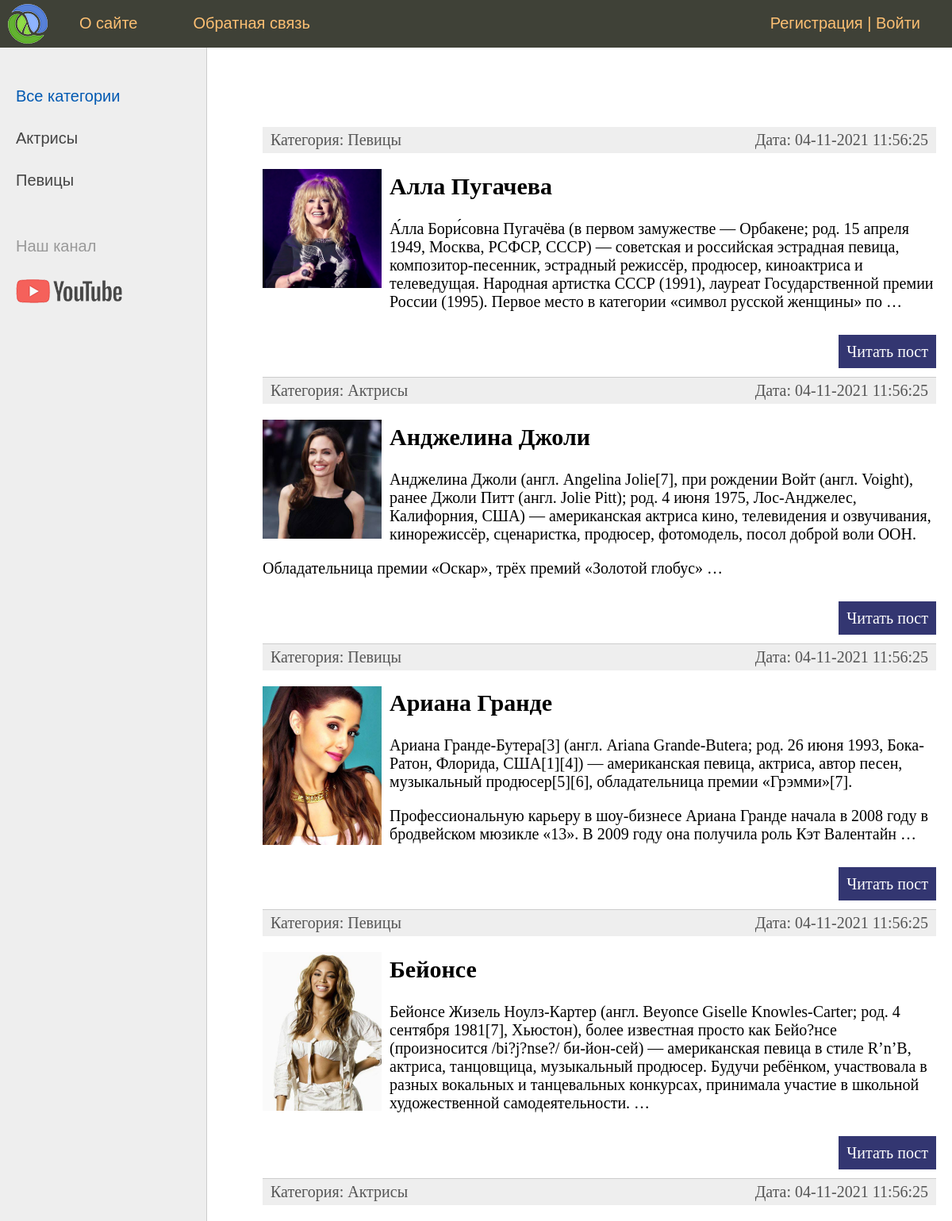
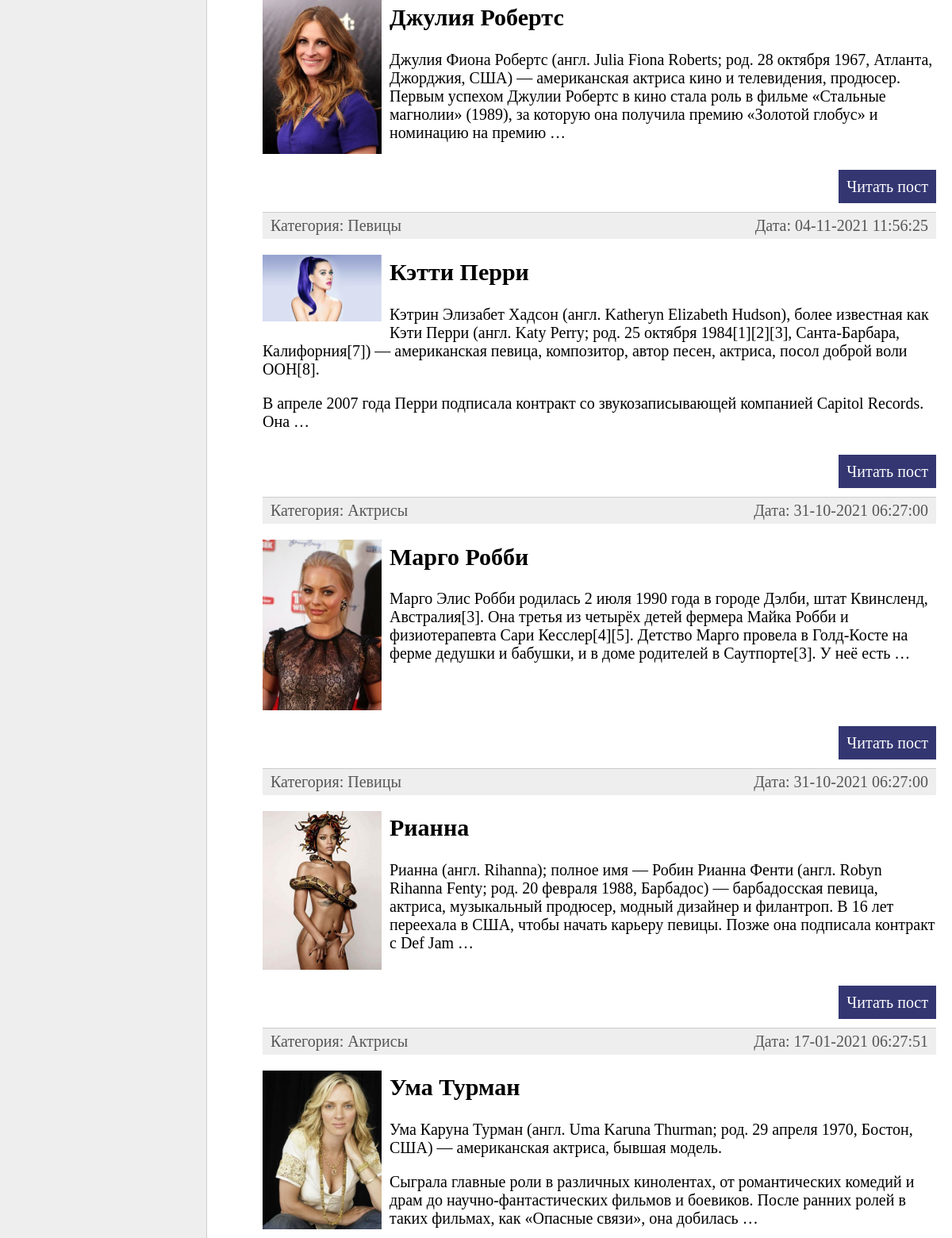
The app's page / (upper part), older data (2 pictures, top to bottom).
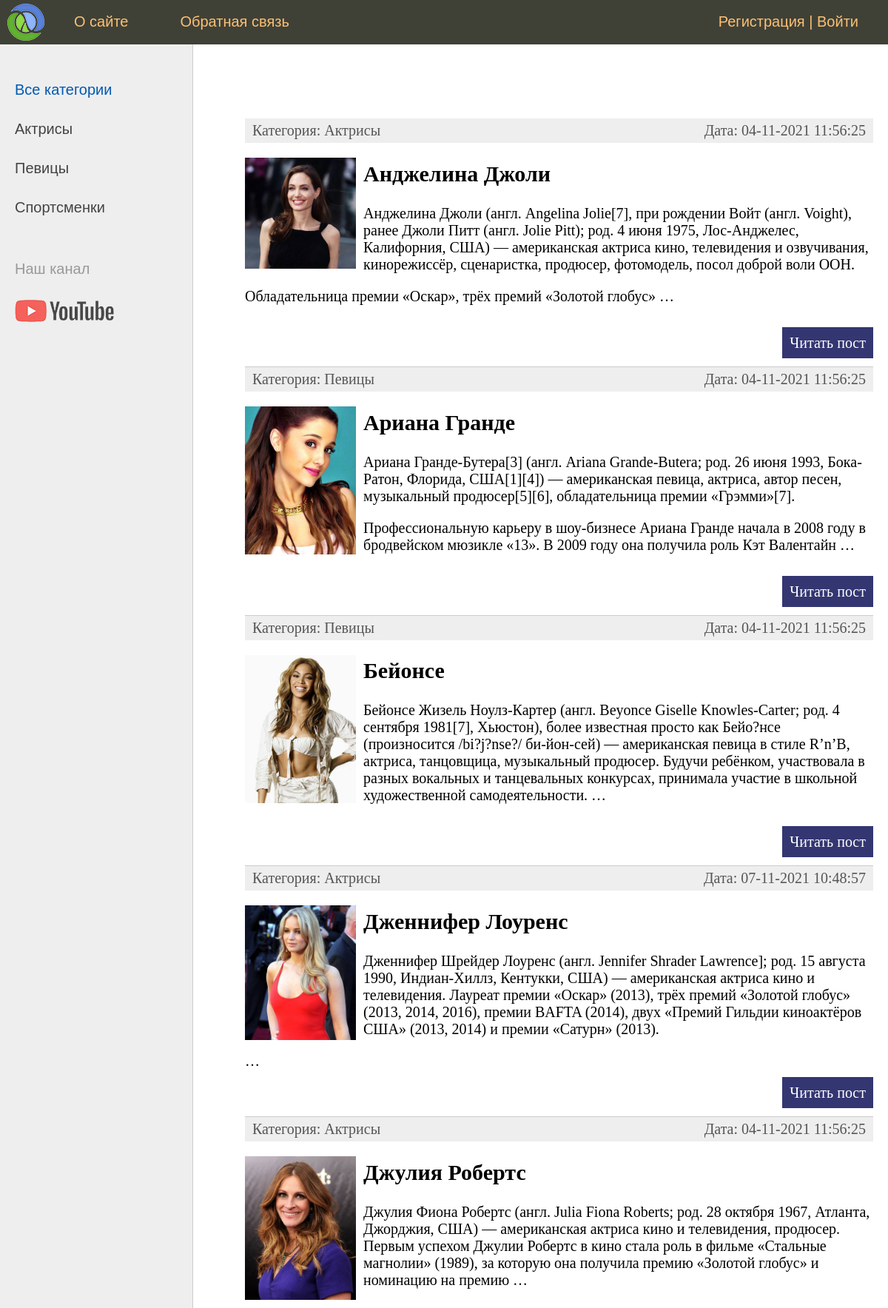
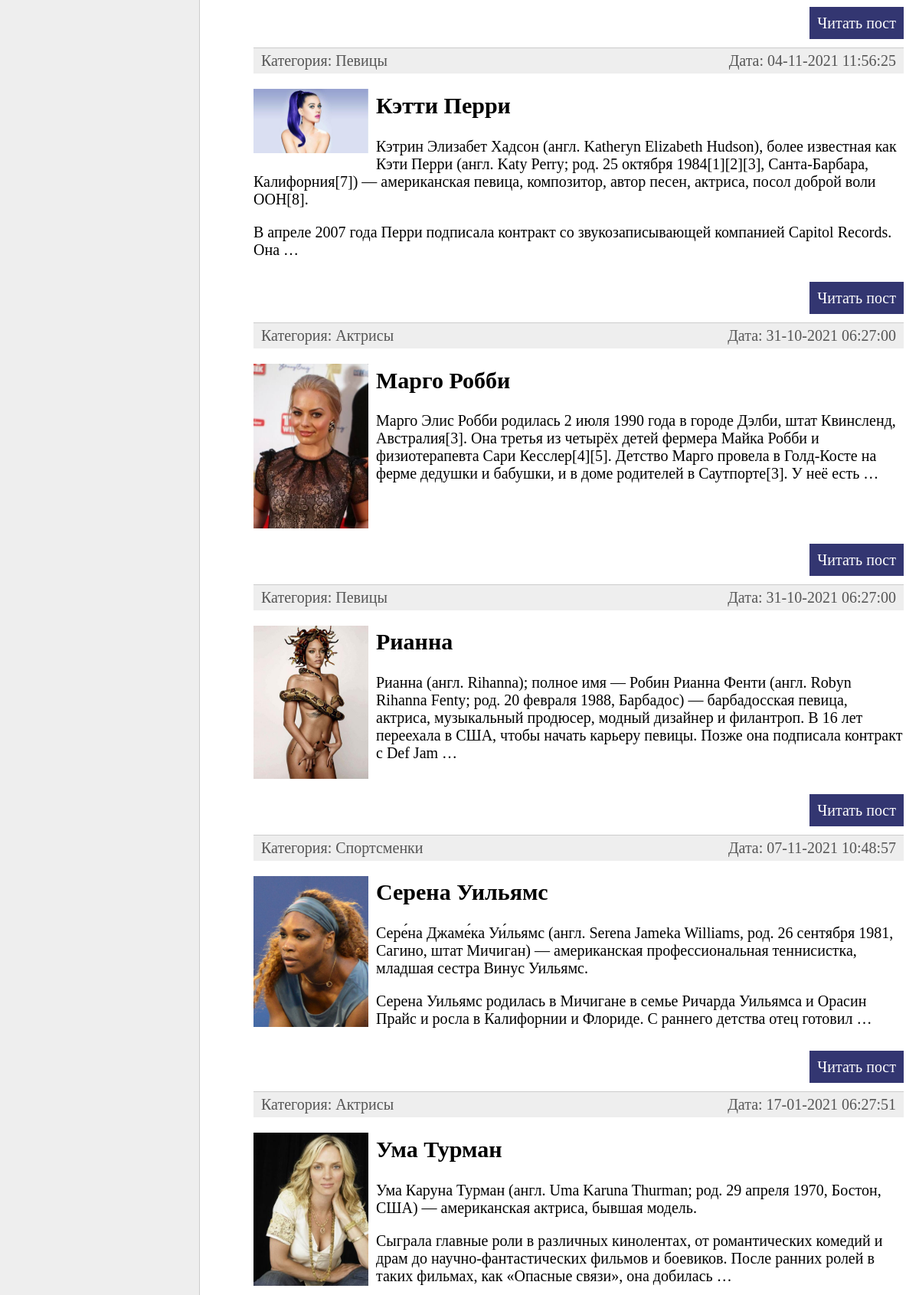
The same page, newer data (2 pictures, top to bottom).
### women/models.py (models this page shows, shortened)
class Category(models.Model):
    name = models.CharField(max_length=100, db_index=True, verbose_name='Категория')
    slug = models.SlugField(max_length=255, unique=True, db_index=True, verbose_name="URL")
    def __str__(self):
        return self.name
    def get_absolute_url(self):
        return reverse('category', kwargs={'cat_slug': self.slug})
    class Meta:
        ordering = ('name',)
        verbose_name = 'Категорию'
        verbose_name_plural = 'Категории'

class Women(models.Model):
    title = models.CharField(max_length=255, verbose_name='Заголовок')
    slug = models.SlugField(max_length=255, unique=True, db_index=True, verbose_name="URL")
    content = models.TextField(blank=True, verbose_name='Контент')
    photo = models.ImageField(upload_to="photos/%Y/%m/%d", verbose_name='Фотография')
    time_create = models.DateTimeField(auto_now_add=True, verbose_name='Время создания')
    time_update = models.DateTimeField(auto_now=True, verbose_name='Время изменения')
    is_published = models.BooleanField(default=True, verbose_name='Публикация')
    cat = models.ForeignKey('Category', on_delete=models.PROTECT, verbose_name='Категория')
    def get_absolute_url(self):
        return reverse('post', kwargs={'post_slug': self.slug})
    class Meta:
        ordering = ('title',)
        verbose_name = 'Женщина'
        verbose_name_plural = 'Женщины'

### women/views.py (the view)
# urls.py: path('', WomenIndex.as_view(), name='index'),  # кеширование
class WomenIndex(DataMixin, ListView):
    model = Women
    template_name = 'women/index.html'  # Задаем маршрут к шаблону вместо стандартного
    context_object_name = 'post'  # Задаем имя списка вместо стандартного
    def get_context_data(self, *, object_list=None, **kwargs):
        context = super().get_context_data(**kwargs)
        c_def = self.get_user_context(title='Главная страница')
        return dict(list(context.items()) + list(c_def.items()))
    def get_queryset(self):
        return Women.objects.filter(is_published=True).select_related('cat')  # Выбираем что отображать из списка Women (select_related('cat')-это оптимизация)

### women/utils.py (called while the page is built)
    def get_user_context(self, **kwargs):
        context = kwargs
        cats = cache.get('cats')  # кеширование
        if not cats:
            cats = Category.objects.annotate(Count('women'))
            cache.set('cats', cats, 60)
        user_menu = menu.copy()
        if not self.request.user.is_authenticated:
            user_menu.pop(1)
        context['menu'] = user_menu
        context['cats'] = cats
        if 'cat_selected' not in context:
            context['cat_selected'] = 0
        return context

### women/templates/women/index.html (shortened to what this page needs)
{% extends 'women/base.html' %}
{% block content %}
<ul class="list-articles">
	{% for p in post %}
	<li><div class="article-panel">
		<p class="first">Категория: {{p.cat}}</p>
		<p class="last">Дата: {{p.time_update|date:"d-m-Y H:i:s"}}</p>
	</div>
{% if p.photo %}
		<p><img src="{{ p.photo.url }}" alt="" class="img-article-left thumb"></p>
{% endif %}
			<h2>{{p.title}}</h2>
	{% autoescape on %}
	{{p.content|linebreaks|truncatewords:45}}
	{% endautoescape %}
			<p class="link-read-post"><a href="{{ p.get_absolute_url }}">Читать пост</a></p>
			</li>
	{% endfor %}
</ul>
{% endblock %}

### women/templates/women/base.html (shortened to what this page needs)
{% load static %}
{% load women_tags %}
<!DOCTYPE html>
<html>
<head>
	<link type="text/css" href="{% static 'women/css/styles.css' %}" rel="stylesheet" />
</head>
<body>
<table class="table-page" border=0 cellpadding="0" cellspacing="0">
<tr><td valign=top>
{% block mainmenu %}
		<div class="header">
			<ul id="mainmenu" class="mainmenu">
			<li class="logo"><a href="{% url 'index' %}"><div class="logo"></div></a></li>
{% for m in menu %}
			<li><a href="{% url m.url_name %}">{{m.title}}</a></li>
{% endfor %}
			{% if request.user.is_authenticated %}
			<li class="last"> {{user.username}} | <a href="{% url 'logout' %}">Выйти</a></li>
			{% else %}
			<li class="last"><a href="{% url 'register' %}">Регистрация</a> | <a href="{% url 'login' %}">Войти </a></li>
			{% endif %}
			</ul>
		</div>
{% endblock mainmenu %}
<table class="table-content" border=0 cellpadding="0" cellspacing="0">
<tr>
	<td valign="top" class="left-chapters">
	<ul id="leftchapters">
{% if cat_selected == 0 %}
		<li class="selected">Все категории</li>
{% else %}
		<li><a href="{% url 'index' %}">Все категории</a></li>
{% endif %}
{% for c in cats %}
{% if c.women__count > 0 %}
	{% if c.pk == cat_selected %}
        <li class="selected">{{c.name}}</li>
    {% else %}
        <li><a href="{{ c.get_absolute_url }}">{{c.name}}</a></li>
    {% endif %}
{% endif %}
{% endfor %}
		<li class="share">
		<p>Наш канал</p>
		<a class="share-yt" href="https://www.youtube.com/channel/UClJzWfGWuGJL2t-3dYKcHTA/playlists" target="_blank" rel="nofollow"></a>
		</li>
	</ul>
</td>
<td valign="top" class="content">
	<div class="content-text">
{% block content %}
{% endblock %}
	</div>
</td></tr></table>
</td></tr>
</table>
</body>
</html>

### women/static/women/css/styles.css (style rules this page uses)
html, body { font-family: 'Arial'; margin: 0; padding: 0; height: 100%; width: 100%; color: #444; }
a { color: #0059b2; text-decoration: none; }
img { max-width: 600px; height: auto; }
img.img-article-left { max-width: 300px; height: auto; float: left; padding: 0 10px 10px 0; }
img.img-article-left.thumb { max-width: 150px; height: auto; }
p.link-read-post { text-align: right; }
p.link-read-post a { padding: 10px; min-width: 100px; background: #333671; color: #fff; text-decoration: none; }
div.article-panel { background: #eee; padding: 5px 10px 5px 10px; box-sizing border-box; overflow: hidden; color: #555; }
div.article-panel p.first { margin: 0; float: left; }
div.article-panel p.last { margin: 0; float: right; }
ul.list-articles { list-style: none; margin: 0; padding: 0; }
ul.list-articles li { border-bottom: 1px solid #ccc; }
.table-page { width: 100%; height: 100%; vertical-align: top; }
.table-page tr { height: 100%; }
.header { background: #3F4137; height: 60px; }
.logo { background: url('../images/logo.png') no-repeat 10px 5px; width: 70px; height: 60px; }
ul.mainmenu { list-style: none; margin: 0; padding: 0; height: 60px; color: #fdc073; font-size: 20px; overflow: hidden; }
ul.mainmenu li { float: left; margin: 18px 40px 0 30px; }
ul.mainmenu li.logo { margin: 0; }
ul.mainmenu li.last { float: right; }
ul.mainmenu li a { color: #fdc073; text-decoration: none; }
.table-content { width: 100%; min-height: 100%; height: 100%; }
.left-chapters { margin: 0; background: #eee; border-right: 1px solid #ccc; min-height: 100%; }
.left-chapters ul { width: 230px; min-height: 100%; margin: 0; padding: 20px 10px 10px 20px; list-style: none; font-size: 20px; }
.left-chapters ul li { margin: 30px 0 0 0; color: #999; }
.left-chapters ul li.selected { color: #0059b2; }
.left-chapters ul li a { color: #444; text-decoration: none; }
.left-chapters ul li.share { margin: 60px 0 0 0; }
.left-chapters ul li.share p { margin: 30px 0 30px 0; }
.left-chapters ul li.share a { display: inline-block; width: 40px; height: 40px; margin: 0 20px 0 0; }
.left-chapters ul li.share a.share-yt { width: 100%; height: 30px; background: url('../images/share_yt.png') no-repeat 0 0 }
.content { padding: 40px 20px 20px 40px; width: 100%; box-sizing: border-box; }
.content-text { margin: 60px 0 0 30px; color: #000; font-size: 20px; font-family: Yandex Sans Display Light; }

Row changes from the older to the newer data that the page shows:
no longer on this page (row edited): Women: cat "Певицы", time_update "04-11-2021 11:56:25", photo (picture), title "Алла Пугачева", content "А́лла Бори́совна Пугачёва (в первом замужестве — Орбакене; род. 15 апреля 1949, Москва, РСФСР, СССР) — советская и российская эстрадная певица, композитор-песенник, эстрадный режиссёр, продюсер, киноактриса и телеведущая. Народная артистка СССР (1991), лауреат Государственной премии России (1995). Первое место в категории «символ русской женщины» по …"
now on this page (row unchanged): Category: name "Спортсменки"
now on this page (row edited): Women: cat "Актрисы", time_update "07-11-2021 10:48:57", photo (picture), title "Дженнифер Лоуренс", content "Дженнифер Шрейдер Лоуренс (англ. Jennifer Shrader Lawrence]; род. 15 августа 1990, Индиан-Хиллз, Кентукки, США) — американская актриса кино и телевидения. Лауреат премии «Оскар» (2013), трёх премий «Золотой глобус» (2013, 2014, 2016), премии BAFTA (2014), двух «Премий Гильдии киноактёров США» (2013, 2014) и премии «Сатурн» (2013). …"
added Women: cat "Спортсменки", time_update "07-11-2021 10:48:57", photo (picture), title "Серена Уильямс", content "Сере́на Джаме́ка Уи́льямс (англ. Serena Jameka Williams, род. 26 сентября 1981, Сагино, штат Мичиган) — американская профессиональная теннисистка, младшая сестра Винус Уильямс. Серена Уильямс родилась в Мичигане в семье Ричарда Уильямса и Орасин Прайс и росла в Калифорнии и Флориде. С раннего детства отец готовил …"
